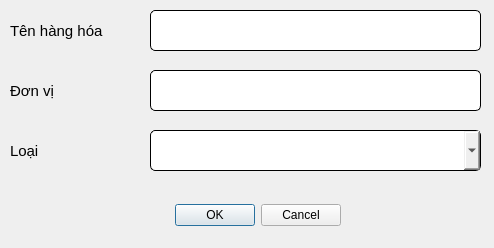
<?xml version="1.0" encoding="UTF-8"?>
<ui version="4.0">
 <class>Dialog</class>
 <widget class="QDialog" name="Dialog">
  <property name="geometry">
   <rect>
    <x>0</x>
    <y>0</y>
    <width>494</width>
    <height>248</height>
   </rect>
  </property>
  <property name="windowTitle">
   <string>Dialog</string>
  </property>
  <property name="styleSheet">
   <string notr="true">QLineEdit {
	border-radius: 5px;
	border: 1px solid #000000;
	padding: 10px;
}
QComboBox {
	border-radius: 5px;
	border: 1px solid #000000;
	padding: 10px;
}</string>
  </property>
  <widget class="QDialogButtonBox" name="btn_box">
   <property name="geometry">
    <rect>
     <x>140</x>
     <y>200</y>
     <width>201</width>
     <height>31</height>
    </rect>
   </property>
   <property name="orientation">
    <enum>Qt::Horizontal</enum>
   </property>
   <property name="standardButtons">
    <set>QDialogButtonBox::Cancel|QDialogButtonBox::Ok</set>
   </property>
  </widget>
  <widget class="QLabel" name="label_8">
   <property name="geometry">
    <rect>
     <x>10</x>
     <y>10</y>
     <width>131</width>
     <height>41</height>
    </rect>
   </property>
   <property name="font">
    <font>
     <pointsize>11</pointsize>
    </font>
   </property>
   <property name="text">
    <string>Tên hàng hóa</string>
   </property>
  </widget>
  <widget class="QLineEdit" name="name_input">
   <property name="geometry">
    <rect>
     <x>150</x>
     <y>10</y>
     <width>331</width>
     <height>41</height>
    </rect>
   </property>
   <property name="font">
    <font>
     <pointsize>9</pointsize>
    </font>
   </property>
   <property name="placeholderText">
    <string/>
   </property>
  </widget>
  <widget class="QLabel" name="label_9">
   <property name="geometry">
    <rect>
     <x>10</x>
     <y>130</y>
     <width>131</width>
     <height>41</height>
    </rect>
   </property>
   <property name="font">
    <font>
     <pointsize>11</pointsize>
    </font>
   </property>
   <property name="text">
    <string>Loại</string>
   </property>
  </widget>
  <widget class="QComboBox" name="cate_box">
   <property name="geometry">
    <rect>
     <x>150</x>
     <y>130</y>
     <width>331</width>
     <height>41</height>
    </rect>
   </property>
   <property name="font">
    <font>
     <kerning>true</kerning>
    </font>
   </property>
   <property name="frame">
    <bool>true</bool>
   </property>
  </widget>
  <widget class="QLineEdit" name="unit_input">
   <property name="geometry">
    <rect>
     <x>150</x>
     <y>70</y>
     <width>331</width>
     <height>41</height>
    </rect>
   </property>
   <property name="font">
    <font>
     <pointsize>9</pointsize>
    </font>
   </property>
   <property name="placeholderText">
    <string/>
   </property>
  </widget>
  <widget class="QLabel" name="label_10">
   <property name="geometry">
    <rect>
     <x>10</x>
     <y>70</y>
     <width>131</width>
     <height>41</height>
    </rect>
   </property>
   <property name="font">
    <font>
     <pointsize>11</pointsize>
    </font>
   </property>
   <property name="text">
    <string>Đơn vị</string>
   </property>
  </widget>
 </widget>
 <resources/>
 <connections>
  <connection>
   <sender>btn_box</sender>
   <signal>accepted()</signal>
   <receiver>Dialog</receiver>
   <slot>accept()</slot>
   <hints>
    <hint type="sourcelabel">
     <x>248</x>
     <y>254</y>
    </hint>
    <hint type="destinationlabel">
     <x>157</x>
     <y>274</y>
    </hint>
   </hints>
  </connection>
  <connection>
   <sender>btn_box</sender>
   <signal>rejected()</signal>
   <receiver>Dialog</receiver>
   <slot>reject()</slot>
   <hints>
    <hint type="sourcelabel">
     <x>316</x>
     <y>260</y>
    </hint>
    <hint type="destinationlabel">
     <x>286</x>
     <y>274</y>
    </hint>
   </hints>
  </connection>
 </connections>
</ui>
